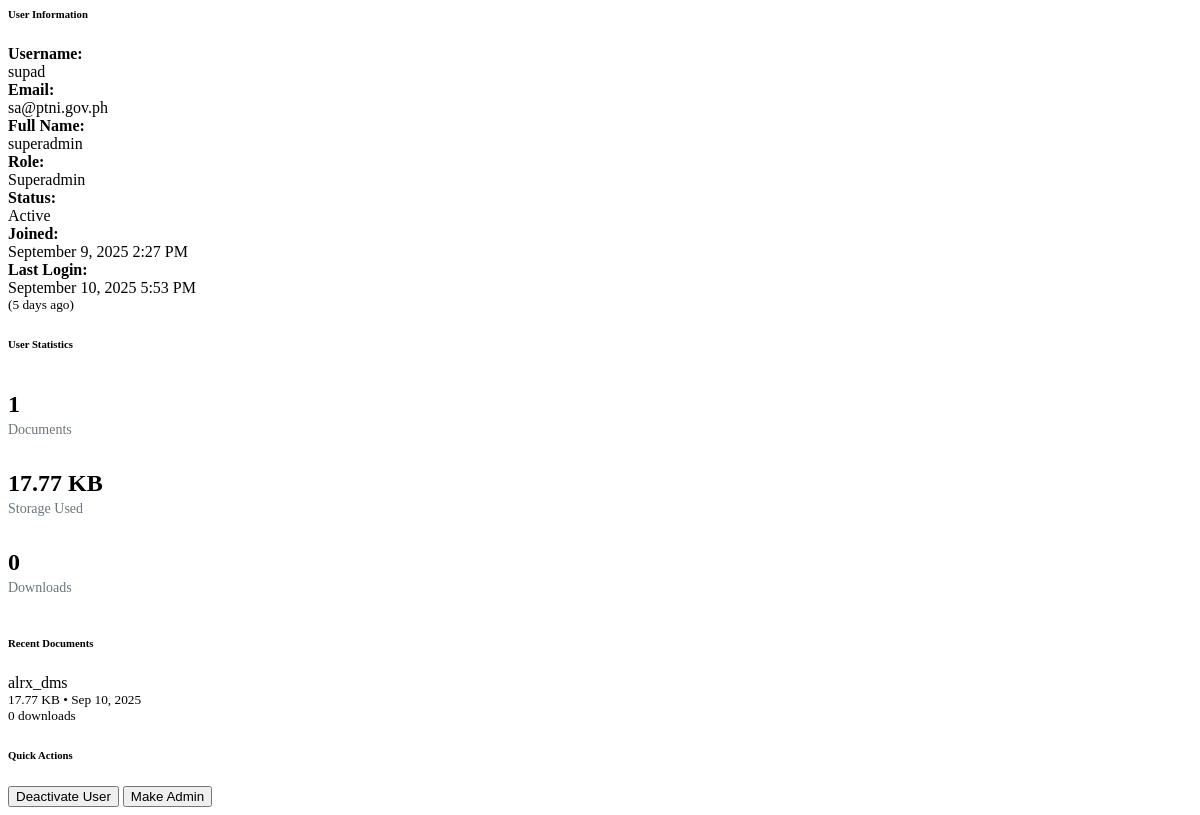
/admin/get_user_details.php?id=1 (signed in), run on the app's committed database.
### tables this page shows
CREATE TABLE `users` (
  `id` int(11) NOT NULL,
  `username` varchar(50) NOT NULL,
  `email` varchar(100) NOT NULL,
  `password` varchar(255) NOT NULL,
  `full_name` varchar(100) NOT NULL,
  `role` enum('user','admin','superadmin') NOT NULL,
  `status` enum('active','inactive','suspended') DEFAULT 'active',
  `last_login` timestamp NULL DEFAULT NULL,
  `avatar` varchar(255) DEFAULT NULL,
  `created_at` timestamp NOT NULL DEFAULT current_timestamp(),
  `updated_at` timestamp NOT NULL DEFAULT current_timestamp() ON UPDATE current_timestamp(),
  `last_session_id` varchar(64) DEFAULT NULL,
  `last_login_ip` varchar(45) DEFAULT NULL
);

CREATE TABLE `documents` (
  `id` int(11) NOT NULL,
  `title` varchar(255) NOT NULL,
  `description` text DEFAULT NULL,
  `filename` varchar(255) NOT NULL,
  `original_name` varchar(255) NOT NULL,
  `file_size` bigint(20) NOT NULL,
  `file_type` varchar(10) NOT NULL,
  `mime_type` varchar(100) DEFAULT NULL,
  `category_id` int(11) DEFAULT NULL,
  `division_id` int(11) DEFAULT NULL,
  `user_id` int(11) NOT NULL,
  `downloads` int(11) DEFAULT 0,
  `is_public` tinyint(1) DEFAULT 0,
  `tags` text DEFAULT NULL,
  `created_at` timestamp NOT NULL DEFAULT current_timestamp(),
  `updated_at` timestamp NOT NULL DEFAULT current_timestamp() ON UPDATE current_timestamp()
);

### includes/functions.php (called while the page is built, shortened)
<?php
function formatFileSize($bytes, $precision = 2) {
    $units = array('B', 'KB', 'MB', 'GB', 'TB');
    for ($i = 0; $bytes > 1024 && $i < count($units) - 1; $i++) {
        $bytes /= 1024;
    }
    return round($bytes, $precision) . ' ' . $units[$i];
}
function timeAgo($datetime) {
    $time = time() - strtotime($datetime);
    if ($time < 2592000) return floor($time/86400) . ' days ago';
    return floor($time/31536000) . ' years ago';
}
?>

### admin/get_user_details.php (the view, shortened to what this page needs)
<?php
require_once '../includes/functions.php';
$user_id = isset($_GET['id']) ? (int)$_GET['id'] : 0;
try {
    $stmt = $db->prepare("SELECT * FROM users WHERE id = ?");
    $stmt->execute([$user_id]);
    $user = $stmt->fetch();
    $stmt = $db->prepare("
        SELECT
            COUNT(*) as doc_count,
            COALESCE(SUM(file_size), 0) as total_size,
            COALESCE(SUM(downloads), 0) as total_downloads
        FROM documents
        WHERE user_id = ?
    ");
    $stmt->execute([$user_id]);
    $stats = $stmt->fetch();
    $stmt = $db->prepare("
        SELECT title, file_size, created_at, downloads
        FROM documents
        WHERE user_id = ?
        ORDER BY created_at DESC
        LIMIT 5
    ");
    $stmt->execute([$user_id]);
    $recent_docs = $stmt->fetchAll();
} catch (PDOException $e) {
    echo '<div class="alert alert-danger">Database error: ' . $e->getMessage() . '</div>';
    exit();
}
?>
<div class="row">
    <div class="col-md-6">
        <div class="card">
            <div class="card-header">
                <h6 class="mb-0">
                    <i class="fas fa-user me-2"></i>User Information
                </h6>
            </div>
            <div class="card-body">
                <div class="row mb-3">
                    <div class="col-4"><strong>Username:</strong></div>
                    <div class="col-8"><?php echo htmlspecialchars($user['username']); ?></div>
                </div>
                <div class="row mb-3">
                    <div class="col-4"><strong>Email:</strong></div>
                    <div class="col-8"><?php echo htmlspecialchars($user['email']); ?></div>
                </div>
                <div class="row mb-3">
                    <div class="col-4"><strong>Full Name:</strong></div>
                    <div class="col-8"><?php echo htmlspecialchars($user['full_name'] ?? 'Not provided'); ?></div>
                </div>
                <div class="row mb-3">
                    <div class="col-4"><strong>Role:</strong></div>
                    <div class="col-8">
                        <span class="badge bg-<?php echo $user['role'] === 'admin' ? 'danger' : 'primary'; ?>">
                            <?php echo ucfirst($user['role']); ?>
                        </span>
                    </div>
                </div>
                <div class="row mb-3">
                    <div class="col-4"><strong>Status:</strong></div>
                    <div class="col-8">
                        <span class="badge bg-<?php echo $user['status'] === 'active' ? 'success' : 'secondary'; ?>">
                            <?php echo ucfirst($user['status']); ?>
                        </span>
                    </div>
                </div>
                <div class="row mb-3">
                    <div class="col-4"><strong>Joined:</strong></div>
                    <div class="col-8"><?php echo date('F j, Y g:i A', strtotime($user['created_at'])); ?></div>
                </div>
                <div class="row mb-3">
                    <div class="col-4"><strong>Last Login:</strong></div>
                    <div class="col-8">
                        <?php
                        if ($user['last_login']) {
                            echo date('F j, Y g:i A', strtotime($user['last_login']));
                            echo '<br><small class="text-muted">(' . timeAgo($user['last_login']) . ')</small>';
                        } else {
                            echo '<span class="text-muted">Never logged in</span>';
                        }
                        ?>
                    </div>
                </div>
            </div>
        </div>
    </div>
    <div class="col-md-6">
        <div class="card">
            <div class="card-header">
                <h6 class="mb-0">
                    <i class="fas fa-chart-bar me-2"></i>User Statistics
                </h6>
            </div>
            <div class="card-body">
                <div class="row text-center mb-4">
                    <div class="col-4">
                        <div class="stat-box">
                            <div class="stat-number text-primary"><?php echo number_format($stats['doc_count']); ?></div>
                            <div class="stat-label">Documents</div>
                        </div>
                    </div>
                    <div class="col-4">
                        <div class="stat-box">
                            <div class="stat-number text-success"><?php echo formatFileSize($stats['total_size']); ?></div>
                            <div class="stat-label">Storage Used</div>
                        </div>
                    </div>
                    <div class="col-4">
                        <div class="stat-box">
                            <div class="stat-number text-info"><?php echo number_format($stats['total_downloads']); ?></div>
                            <div class="stat-label">Downloads</div>
                        </div>
                    </div>
                </div>
                <h6 class="mb-3">
                    <i class="fas fa-file-alt me-2"></i>Recent Documents
                </h6>
                <?php if (empty($recent_docs)): ?>
                    <p class="text-muted">No documents uploaded yet</p>
                <?php else: ?>
                    <div class="list-group list-group-flush">
                        <?php foreach ($recent_docs as $doc): ?>
                            <div class="list-group-item px-0 py-2">
                                <div class="d-flex justify-content-between align-items-start">
                                    <div>
                                        <div class="fw-medium"><?php echo htmlspecialchars($doc['title']); ?></div>
                                        <small class="text-muted">
                                            <?php echo formatFileSize($doc['file_size']); ?> •
                                            <?php echo date('M j, Y', strtotime($doc['created_at'])); ?>
                                        </small>
                                    </div>
                                    <small class="text-muted">
                                        <?php echo number_format($doc['downloads']); ?> downloads
                                    </small>
                                </div>
                            </div>
                        <?php endforeach; ?>
                    </div>
                <?php endif; ?>
            </div>
        </div>
    </div>
</div>
<div class="row mt-3">
    <div class="col-12">
        <div class="card">
            <div class="card-header">
                <h6 class="mb-0">
                    <i class="fas fa-bolt me-2"></i>Quick Actions
                </h6>
            </div>
            <div class="card-body">
                <div class="btn-group" role="group">
                    <?php if ($user['id'] !== $_SESSION['user_id']): ?>
                        <form method="POST" action="users.php" style="display: inline;">
                            <button type="submit" class="btn btn-<?php echo $user['status'] === 'active' ? 'warning' : 'success'; ?>"
                                    onclick="return confirm('Are you sure you want to <?php echo $user['status'] === 'active' ? 'deactivate' : 'activate'; ?> this user?')">
                                <?php echo $user['status'] === 'active' ? 'Deactivate' : 'Activate'; ?> User
                            </button>
                        </form>
                        <form method="POST" action="users.php" style="display: inline;">
                            <button type="submit" class="btn btn-info ms-2"
                                    onclick="return confirm('Are you sure you want to change this user\'s role to <?php echo $user['role'] === 'admin' ? 'User' : 'Admin'; ?>?')">
                                Make <?php echo $user['role'] === 'admin' ? 'User' : 'Admin'; ?>
                            </button>
                        </form>
                    <?php endif; ?>
                </div>
            </div>
        </div>
    </div>
</div>

### admin/get_user_details.php (style rules this page uses)
.stat-box { padding: 1rem 0; }
.stat-number { font-size: 1.5rem; font-weight: bold; margin-bottom: 0.25rem; }
.stat-label { font-size: 0.875rem; color: #6c757d; }
.list-group-item { border: none; border-bottom: 1px solid #dee2e6; }
.list-group-item:last-child { border-bottom: none; }

### data on the page
users: username "supad", email "sa@ptni.gov.ph", full_name "superadmin", role "Superadmin", status "Active", created_at "September 9, 2025 2:27 PM", last_login "September 10, 2025 5:53 PM", last_login "5 days ago"
documents: title "alrx_dms", file_size "17.77 KB", created_at "Sep 10, 2025", downloads "0"

### other printed values
$stats['doc_count'] "1"
formatFileSize($stats['total_size']) "17.77 KB"
$stats['total_downloads'] "0"
